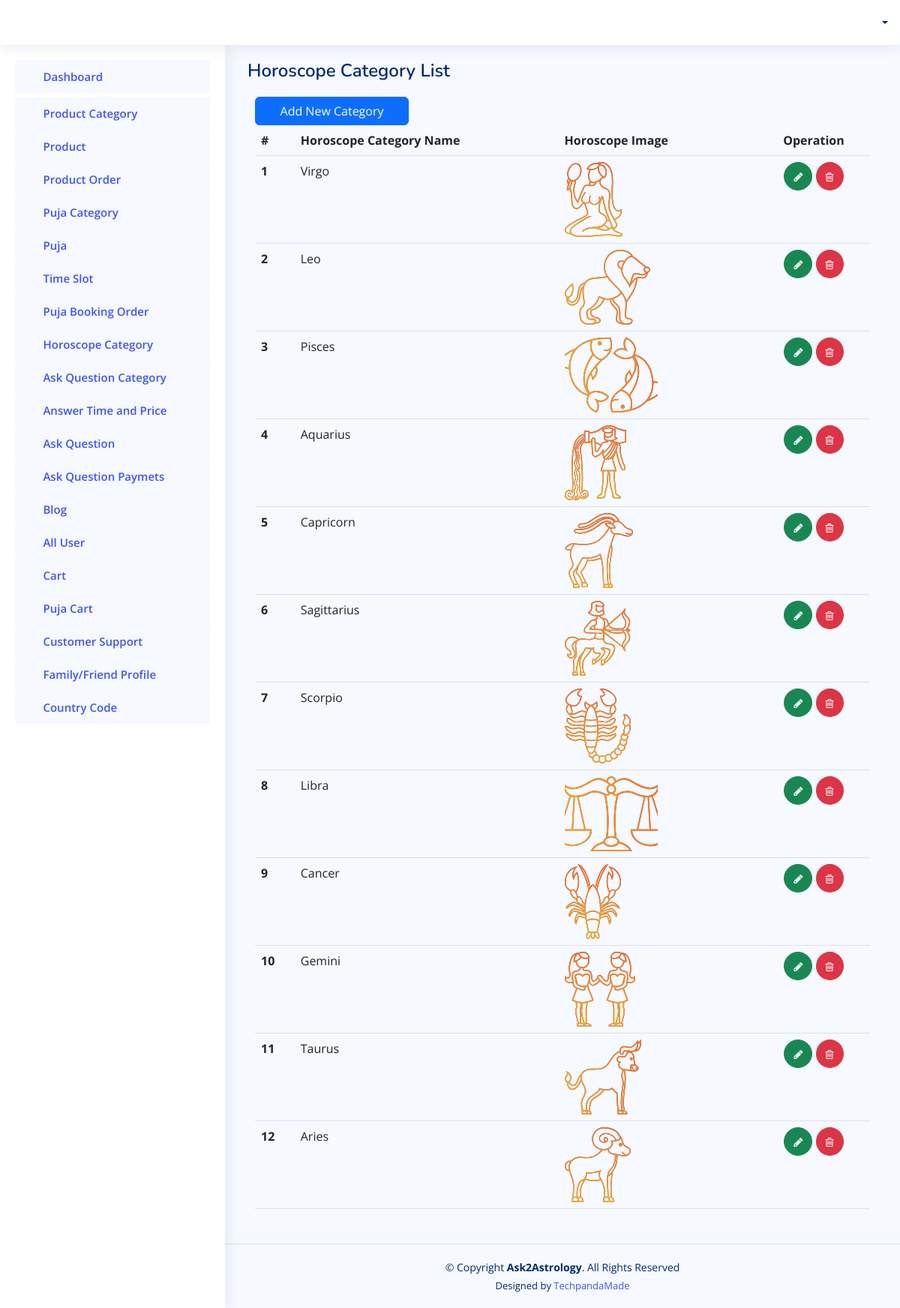
The app's page /admin-panel/gethoroscopcate/ with its own data.
### adminapp/models.py (models this page shows, shortened)
class HoroscopeCategory(models.Model):
    catname = models.CharField(max_length=200, null=True)
    horoscopeimg = models.ImageField(upload_to=filepath5, blank=True, null=True)

### adminapp/views.py (the view)
# urls.py: path('gethoroscopcate/',views.GetAllHoroscopeCategory),
def GetAllHoroscopeCategory(request):
    horo = HoroscopeCategory.objects.all().order_by('-id')
    return render(request, "admintemp/horoscopcatelist.html", {'cate':horo})

### templates/admintemp/horoscopcatelist.html (shortened to what this page needs)
{% extends 'admintemp/index.html' %}
{% load static %}
  {% block content %}
  <main id="main" class="main">
    <div class="pagetitle">
      <h1>Horoscope Category List</h1>
    </div>
    <section class="section">
      <div class="row">
        <div class="col-lg-12">
          <div class="">
            <div class="" style="padding:10px;">
              <a href="/admin-panel/addhoroscopcate/"><button type="submit" class="btn btn-primary col-md-3">Add New Category</button></a>
              <table class="table">
                <thead>
                  <tr>
                    <th scope="col">#</th>
                    <th scope="col">Horoscope Category Name</th>
                    <th scope="col">Horoscope Image</th>
                    <th scope="col" style="text-align: center;">Operation</th>
                  </tr>
                </thead>
                <tbody>
                  {% for ky in cate %}
                  <tr>
                    <th scope="row">{{forloop.counter}}</th>
                    <td>{{ ky.catname }}</td>
                    <td><img src="/media/{{ ky.horoscopeimg }}" alt="" class="img-responsive imgprod"></td>
                    <td style="text-align: center;"><a class="btn btn-success" style="border-radius:50%;" href="{% url 'update_gp' id=ky.id %}"> <i class="fa fa-pencil" style="font-size: 14px;"> </i> </a>
                      <label for="confirmation-checkbox"><span class="btn btn-danger" style="border-radius:50%;" ><i class="fa fa-trash-o" style="font-size: 14px;"></i></span></label>
                    </td>
                    </tr>
                  {% endfor %}
                </tbody>
              </table>
            </div>
          </div>
      </div>
    </section>
  </main>
  {% endblock content %}

### templates/admintemp/index.html (shortened to what this page needs)
{% load static %}
<!DOCTYPE html>
<html lang="en">
<head>
  <link rel="stylesheet" href="https://cdnjs.cloudflare.com/ajax/libs/font-awesome/4.7.0/css/font-awesome.min.css">
  <link href="{% static 'assets2/vendor/bootstrap/css/bootstrap.min.css' %}" rel="stylesheet">
  <link href="{% static 'assets2/vendor/bootstrap-icons/bootstrap-icons.css' %}" rel="stylesheet">
  <link href="{% static 'assets2/vendor/boxicons/css/boxicons.min.css' %}" rel="stylesheet">
  <link href="{% static 'assets2/vendor/quill/quill.snow.css' %}" rel="stylesheet">
  <link href="{% static 'assets2/vendor/quill/quill.bubble.css' %}" rel="stylesheet">
  <link href="{% static 'assets2/vendor/remixicon/remixicon.css' %}" rel="stylesheet">
  <link href="{% static 'assets2/vendor/simple-datatables/style.css' %}" rel="stylesheet">
  <link href="{% static 'assets2/css/style.css' %}" rel="stylesheet">
</head>
<body>
  <header id="header" class="header fixed-top d-flex align-items-center">
    <div class="d-flex align-items-center justify-content-between">
      <i class="bi bi-list toggle-sidebar-btn"></i>
    </div>
    <nav class="header-nav ms-auto">
      <ul class="d-flex align-items-center">
        <li class="nav-item dropdown pe-3">
          <a class="nav-link nav-profile d-flex align-items-center pe-0" href="#" data-bs-toggle="dropdown">
            <span class="d-none d-md-block dropdown-toggle ps-2">{{ request.user.username }}</span>
          </a>
        </li>
      </ul>
    </nav>
  </header>
  <aside id="sidebar" class="sidebar">
    <ul class="sidebar-nav" id="sidebar-nav">
      <li class="nav-item">
        <a class="nav-link " href="/admin-panel/index/">
          <i class="bi bi-grid"></i>
          <span>Dashboard</span>
        </a>
      </li>
          <li>
            <a class="nav-link " href="/admin-panel/getcategory/">
              <i class="bi bi-menu-button-wide"></i><span>Product Category</span>
            </a>
          </li>
          <li>
            <a class="nav-link " href="/admin-panel/getproducts/">
              <i class="bi bi-menu-button-wide"></i><span>Product</span>
            </a>
          </li>
          <li>
            <a class="nav-link " href="/admin-panel/getproductorder/">
              <i class="bi bi-menu-button-wide"></i><span>Product Order</span>
            </a>
          </li>
          <li>
            <a class="nav-link " href="/admin-panel/getpujacategory/">
              <i class="bi bi-menu-button-wide"></i><span>Puja Category</span>
            </a>
          </li>
          <li>
            <a class="nav-link " href="/admin-panel/getpuja/">
              <i class="bi bi-menu-button-wide"></i><span>Puja</span>
            </a>
          </li>
          <li>
            <a class="nav-link " href="/admin-panel/getslottime/">
              <i class="bi bi-menu-button-wide"></i><span>Time Slot</span>
            </a>
          </li>
          <li>
            <a class="nav-link " href="/admin-panel/getpoojaslot/">
              <i class="bi bi-menu-button-wide"></i><span>Puja Booking Order</span>
            </a>
          </li>
          <li>
            <a class="nav-link " href="/admin-panel/gethoroscopcate/">
              <i class="bi bi-menu-button-wide"></i><span>Horoscope Category</span>
            </a>
          </li>
          <li>
            <a class="nav-link " href="/admin-panel/getfaqcategory/">
              <i class="bi bi-menu-button-wide"></i><span>Ask Question Category</span>
            </a>
          </li>
          <li>
            <a class="nav-link " href="/admin-panel/getfaqasktime/">
              <i class="bi bi-menu-button-wide"></i><span>Answer Time and Price</span>
            </a>
          </li>
          <li>
            <a class="nav-link " href="/admin-panel/getfaq/">
              <i class="bi bi-menu-button-wide"></i><span>Ask Question</span>
            </a>
          </li>
          <li>
            <a class="nav-link " href="/admin-panel/getaskquetionhis/">
              <i class="bi bi-menu-button-wide"></i><span>Ask Question Paymets</span>
            </a>
          </li>
          <li>
            <a class="nav-link " href="/admin-panel/getblog/">
              <i class="bi bi-menu-button-wide"></i><span>Blog</span>
            </a>
          </li>
           <li>
            <a class="nav-link " href="/admin-panel/getusers/">
              <i class="bi bi-menu-button-wide"></i><span>All User</span>
            </a>
          </li>
          <li>
            <a class="nav-link " href="/admin-panel/allcarts/">
              <i class="bi bi-menu-button-wide"></i><span>Cart</span>
            </a>
          </li>
          <li>
            <a class="nav-link " href="/admin-panel/allpujacarts/">
              <i class="bi bi-menu-button-wide"></i><span>Puja Cart</span>
            </a>
          </li>
          <li>
            <a class="nav-link " href="/admin-panel/getsupport/">
              <i class="bi bi-menu-button-wide"></i><span>Customer Support</span>
            </a>
          </li>
          <li>
            <a class="nav-link " href="/admin-panel/getfamilyfriend/">
              <i class="bi bi-menu-button-wide"></i><span>Family/Friend Profile</span>
            </a>
          </li>
          <li>
            <a class="nav-link " href="/admin-panel/getcountrycode/">
              <i class="bi bi-menu-button-wide"></i><span>Country Code</span>
            </a>
          </li>
    </ul>
  </aside>
  {% block content %}{% endblock content %}
  <footer id="footer" class="footer">
    <div class="copyright">
      &copy; Copyright <strong><span>Ask2Astrology</span></strong>. All Rights Reserved
    </div>
    <div class="credits">
      Designed by <a href="https://techpanda.asia/">TechpandaMade</a>
    </div>
  </footer>
</body>
</html>

### static/assets2/css/style.css (style rules this page uses)
:root { scroll-behavior: smooth; }
body { font-family: "Open Sans", sans-serif; background: #f6f9ff; color: #444444; }
a { color: #4154f1; text-decoration: none; }
h1, h2, h3, h4, h5, h6 { font-family: "Nunito", sans-serif; }
#main { margin-top: 60px; padding: 20px 30px; transition: all 0.3s; }
.pagetitle { margin-bottom: 10px; }
.pagetitle h1 { font-size: 24px; margin-bottom: 0; font-weight: 600; color: #012970; }
.header { transition: all 0.5s; z-index: 997; height: 60px; box-shadow: 0px 2px 20px rgba(1, 41, 112, 0.1); background-color: #fff; padding-left: 20px; }
.header .toggle-sidebar-btn { font-size: 32px; padding-left: 10px; cursor: pointer; color: #012970; }
.header-nav ul { list-style: none; }
.header-nav>ul { margin: 0; padding: 0; }
.header-nav .nav-profile { color: #012970; }
.header-nav .nav-profile span { font-size: 14px; font-weight: 600; }
.sidebar { position: fixed; top: 60px; left: 0; bottom: 0; width: 300px; z-index: 996; transition: all 0.3s; padding: 20px; overflow-y: auto; scrollbar-width: thin; scrollbar-color: #aab7cf transparent; box-shadow: 0px 0px 20px rgba(1, 41, 112, 0.1); background-color: #fff; }
@media (min-width: 1200px) { #main, #footer { margin-left: 300px; } }
.sidebar-nav { padding: 0; margin: 0; list-style: none; }
.sidebar-nav li { padding: 0; margin: 0; list-style: none; }
.sidebar-nav .nav-item { margin-bottom: 5px; }
.sidebar-nav .nav-link { display: flex; align-items: center; font-size: 15px; font-weight: 600; color: #4154f1; transition: 0.3; background: #f6f9ff; padding: 10px 15px; border-radius: 4px; }
.sidebar-nav .nav-link i { font-size: 16px; margin-right: 10px; color: #4154f1; }
.footer { padding: 20px 0; font-size: 14px; transition: all 0.3s; border-top: 1px solid #cddfff; }
.footer .copyright { text-align: center; color: #012970; }
.footer .credits { padding-top: 5px; text-align: center; font-size: 13px; color: #012970; }
.imgprod { max-width: 50%; height: 100px; object-fit: cover; }

### records on screen
HoroscopeCategory: catname "Virgo", horoscopeimg (picture)
HoroscopeCategory: catname "Leo", horoscopeimg (picture)
HoroscopeCategory: catname "Pisces", horoscopeimg (picture)
HoroscopeCategory: catname "Aquarius", horoscopeimg (picture)
HoroscopeCategory: catname "Capricorn", horoscopeimg (picture)
HoroscopeCategory: catname "Sagittarius", horoscopeimg (picture)
HoroscopeCategory: catname "Scorpio", horoscopeimg (picture)
HoroscopeCategory: catname "Libra", horoscopeimg (picture)
HoroscopeCategory: catname "Cancer", horoscopeimg (picture)
HoroscopeCategory: catname "Gemini", horoscopeimg (picture)
HoroscopeCategory: catname "Taurus", horoscopeimg (picture)
HoroscopeCategory: catname "Aries", horoscopeimg (picture)
